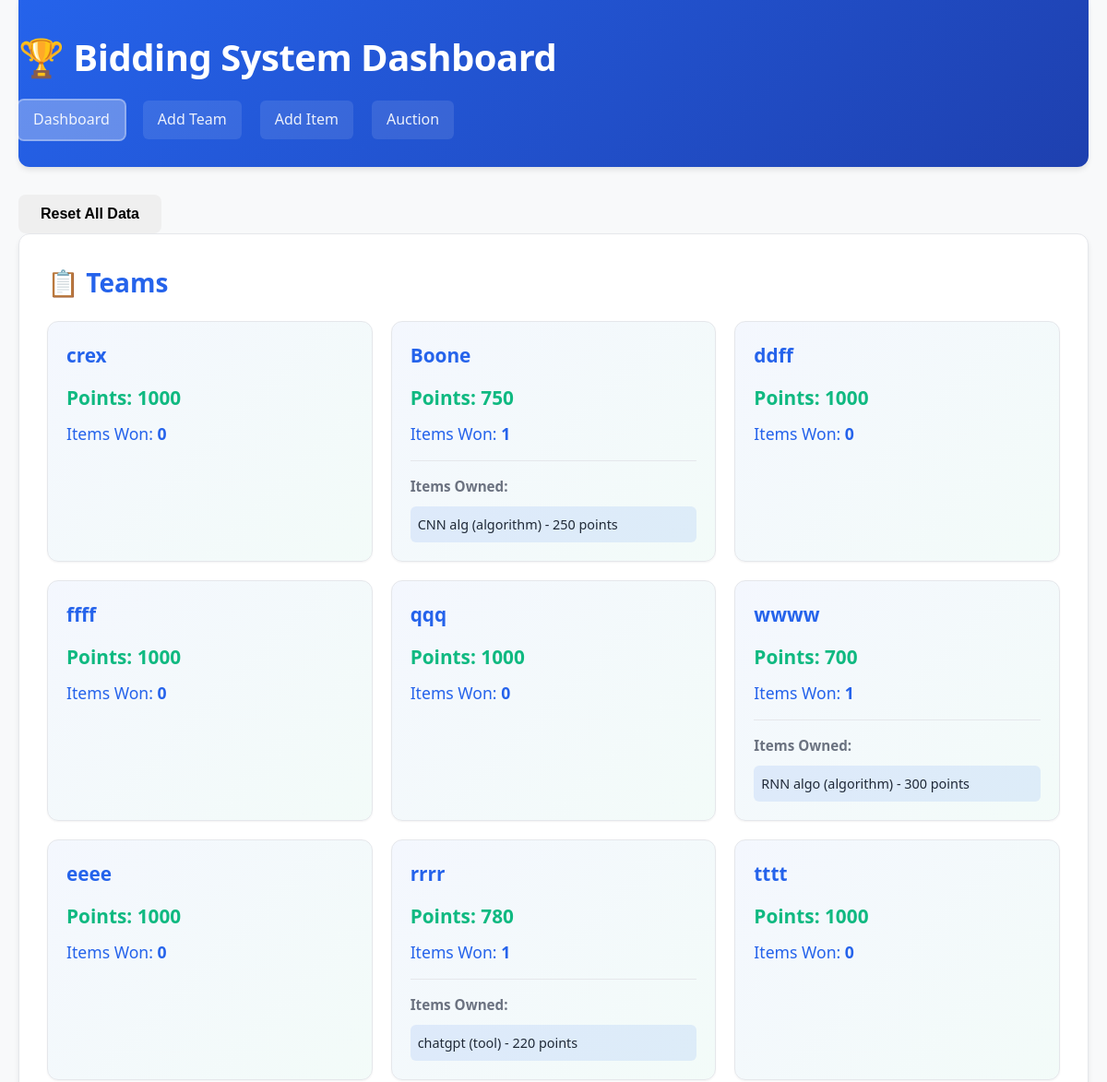
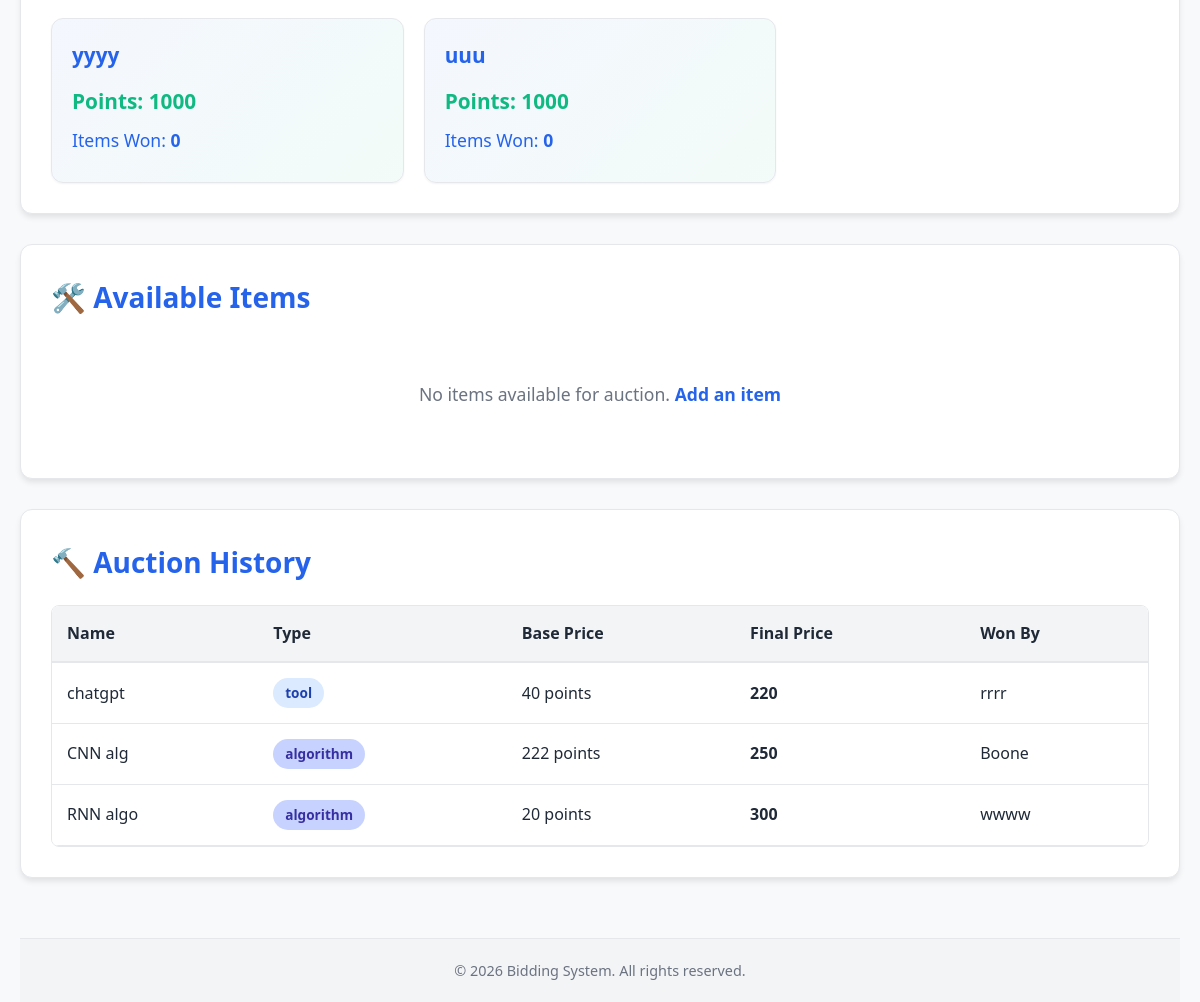
The page / on the database its author committed (2 pictures, top to bottom).
### models.py (models this page shows)
class Team(db.Model):
    id = db.Column(db.Integer, primary_key=True)
    name = db.Column(db.String(100), unique=True)
    points = db.Column(db.Integer, default=1000)
    items_won = db.relationship('Item', backref='owner', lazy=True)

class Item(db.Model):
    id = db.Column(db.Integer, primary_key=True)
    name = db.Column(db.String(100))
    item_type = db.Column(db.String(20))  # 'tool' or 'algorithm'
    base_price = db.Column(db.Integer)
    sold_to = db.Column(db.Integer, db.ForeignKey('team.id'), nullable=True)
    final_price = db.Column(db.Integer, nullable=True)
    is_auctioned = db.Column(db.Boolean, default=False)
    created_at = db.Column(db.DateTime, default=datetime.utcnow)

### app.py (the view)
@app.route('/')
def index():
    teams = Team.query.all()
    items = Item.query.all()
    auctioned_items = Item.query.filter(Item.sold_to.isnot(None)).all()
    available_items = Item.query.filter_by(is_auctioned=False, sold_to=None).all()
    return render_template('index.html',
                         teams=teams,
                         items=items,
                         auctioned_items=auctioned_items,
                         available_items=available_items)

### templates/index.html (shortened to what this page needs)
<!DOCTYPE html>
<html lang="en">
<head>
    <link rel="stylesheet" href="{{ url_for('static', filename='style.css') }}">
</head>
<body>
    <div class="container">
        <header>
            <h1>🏆 Bidding System Dashboard</h1>
            <nav>
                <a href="/" class="nav-link active">Dashboard</a>
                <a href="/add_team" class="nav-link">Add Team</a>
                <a href="/add_item" class="nav-link">Add Item</a>
                <a href="/auction" class="nav-link">Auction</a>
            </nav>
        </header>
        <main>
            <div class="action-row">
                <form method="POST" action="/reset" onsubmit="return confirm('This will delete all teams, items, bids and start fresh. Continue?');">
                    <button type="submit" class="btn btn-danger">Reset All Data</button>
                </form>
            </div>
            <section class="section">
                <h2>📋 Teams</h2>
                {% if teams %}
                    <div class="cards-grid">
                        {% for team in teams %}
                            <div class="card team-card">
                                <h3>{{ team.name }}</h3>
                                <p class="points">Points: <strong>{{ team.points }}</strong></p>
                                <p class="items-won">Items Won: <strong>{{ team.items_won|length }}</strong></p>
                                {% if team.items_won %}
                                    <div class="items-list">
                                        <h4>Items Owned:</h4>
                                        <ul>
                                            {% for item in team.items_won %}
                                                <li>{{ item.name }} ({{ item.item_type }}) - {{ item.final_price }} points</li>
                                            {% endfor %}
                                        </ul>
                                    </div>
                                {% endif %}
                            </div>
                        {% endfor %}
                    </div>
                {% else %}
                    <p class="empty-msg">No teams added yet. <a href="/add_team">Add a team</a></p>
                {% endif %}
            </section>
            <section class="section">
                <h2>🛠️ Available Items</h2>
                {% if available_items %}
                    <div class="table-responsive">
                        <table class="items-table">
                            <thead>
                                <tr>
                                    <th>Name</th>
                                    <th>Type</th>
                                    <th>Base Price</th>
                                    <th>Status</th>
                                </tr>
                            </thead>
                            <tbody>
                                {% for item in available_items %}
                                    <tr>
                                        <td>{{ item.name }}</td>
                                        <td><span class="badge badge-{{ item.item_type }}">{{ item.item_type }}</span></td>
                                        <td>{{ item.base_price }} points</td>
                                        <td><span class="badge badge-available">Available</span></td>
                                    </tr>
                                {% endfor %}
                            </tbody>
                        </table>
                    </div>
                {% else %}
                    <p class="empty-msg">No items available for auction. <a href="/add_item">Add an item</a></p>
                {% endif %}
            </section>
            <section class="section">
                <h2>🔨 Auction History</h2>
                {% if auctioned_items %}
                    <div class="table-responsive">
                        <table class="items-table">
                            <thead>
                                <tr>
                                    <th>Name</th>
                                    <th>Type</th>
                                    <th>Base Price</th>
                                    <th>Final Price</th>
                                    <th>Won By</th>
                                </tr>
                            </thead>
                            <tbody>
                                {% for item in auctioned_items %}
                                    <tr>
                                        <td>{{ item.name }}</td>
                                        <td><span class="badge badge-{{ item.item_type }}">{{ item.item_type }}</span></td>
                                        <td>{{ item.base_price }} points</td>
                                        <td><strong>{{ item.final_price or 'N/A' }}</strong></td>
                                        <td>{{ item.owner.name if item.owner else 'Unsold' }}</td>
                                    </tr>
                                {% endfor %}
                            </tbody>
                        </table>
                    </div>
                {% else %}
                    <p class="empty-msg">No auctions completed yet.</p>
                {% endif %}
            </section>
        </main>
        <footer>
            <p>&copy; 2026 Bidding System. All rights reserved.</p>
        </footer>
    </div>
</body>
</html>

### static/style.css (style rules this page uses)
* { margin: 0; padding: 0; box-sizing: border-box; }
:root { --primary-color: #2563eb; --primary-dark: #1e40af; --success-color: #10b981; --success-dark: #059669; --warning-color: #f59e0b; --warning-dark: #d97706; --danger-color: #ef4444; --danger-dark: #dc2626; --light-bg: #f3f4f6; --light-border: #e5e7eb; --dark-text: #1f2937; --gray-text: #6b7280; --white: #ffffff; --shadow-sm: 0 1px 2px 0 rgba(0, 0, 0, 0.05); --shadow-md: 0 4px 6px -1px rgba(0, 0, 0, 0.1); --shadow-lg: 0 10px 15px -3px rgba(0, 0, 0, 0.1); }
body { font-family: 'Segoe UI', Tahoma, Geneva, Verdana, sans-serif; background-color: #f8f9fa; color: var(--dark-text); line-height: 1.6; }
.container { max-width: 1200px; margin: 0 auto; padding: 0 20px; min-height: 100vh; display: flex; flex-direction: column; }
header { background: linear-gradient(135deg, var(--primary-color) 0%, var(--primary-dark) 100%); color: var(--white); padding: 30px 0; margin-bottom: 30px; box-shadow: var(--shadow-md); border-radius: 0 0 12px 12px; }
header h1 { font-size: 2.5rem; margin-bottom: 15px; font-weight: 700; letter-spacing: -0.5px; }
nav { display: flex; gap: 20px; flex-wrap: wrap; }
.nav-link { color: rgba(255, 255, 255, 0.9); text-decoration: none; padding: 8px 16px; border-radius: 6px; transition: all 0.3s ease; font-weight: 500; background-color: rgba(255, 255, 255, 0.1); }
.nav-link.active { background-color: rgba(255, 255, 255, 0.3); box-shadow: 0 0 0 2px rgba(255, 255, 255, 0.5); }
main { flex: 1; margin-bottom: 30px; }
.section { background: var(--white); padding: 30px; margin-bottom: 30px; border-radius: 12px; box-shadow: var(--shadow-md); border: 1px solid var(--light-border); }
.section h2 { font-size: 1.75rem; margin-bottom: 20px; color: var(--primary-color); font-weight: 700; display: flex; align-items: center; gap: 10px; }
.section h3 { font-size: 1.3rem; margin-bottom: 15px; color: var(--dark-text); font-weight: 600; }
.btn { padding: 12px 24px; border: none; border-radius: 8px; font-size: 1rem; font-weight: 600; cursor: pointer; transition: all 0.3s ease; text-decoration: none; display: inline-block; text-align: center; white-space: nowrap; }
.empty-msg { text-align: center; color: var(--gray-text); padding: 40px 20px; font-size: 1.1rem; }
.empty-msg a { color: var(--primary-color); font-weight: 600; text-decoration: none; }
.cards-grid { display: grid; grid-template-columns: repeat(auto-fill, minmax(300px, 1fr)); gap: 20px; }
.card { background: linear-gradient(135deg, rgba(37, 99, 235, 0.05) 0%, rgba(16, 185, 129, 0.05) 100%); border: 1px solid var(--light-border); padding: 20px; border-radius: 12px; transition: all 0.3s ease; box-shadow: var(--shadow-sm); }
.card h3 { color: var(--primary-color); margin-bottom: 12px; font-size: 1.3rem; }
.card p { margin-bottom: 8px; color: var(--dark-text); }
.team-card .points { font-size: 1.3rem; color: var(--success-color); font-weight: 700; }
.team-card .items-won { font-size: 1.1rem; color: var(--primary-color); }
.items-list { margin-top: 15px; padding-top: 15px; border-top: 1px solid var(--light-border); }
.items-list h4 { font-size: 0.95rem; margin-bottom: 10px; color: var(--gray-text); }
.items-list ul { list-style: none; display: flex; flex-direction: column; gap: 8px; }
.items-list li { padding: 8px; background-color: rgba(37, 99, 235, 0.1); border-radius: 6px; font-size: 0.9rem; color: var(--dark-text); }
.badge { display: inline-block; padding: 4px 12px; border-radius: 20px; font-size: 0.85rem; font-weight: 600; white-space: nowrap; }
.badge-tool { background-color: #dbeafe; color: #1e40af; }
.badge-algorithm { background-color: #c7d2fe; color: #3730a3; }
.table-responsive { overflow-x: auto; border-radius: 8px; border: 1px solid var(--light-border); }
.items-table, .bids-table { width: 100%; border-collapse: collapse; background-color: var(--white); }
.items-table th, .bids-table th { background-color: var(--light-bg); padding: 15px; text-align: left; font-weight: 700; color: var(--dark-text); border-bottom: 2px solid var(--light-border); }
.items-table td, .bids-table td { padding: 15px; border-bottom: 1px solid var(--light-border); }
footer { background-color: var(--light-bg); border-top: 1px solid var(--light-border); padding: 20px; text-align: center; color: var(--gray-text); font-size: 0.9rem; margin-top: auto; }
.alert, .card, .section { animation: fadeIn 0.3s ease-out; }

### rows shown on the page
Team: name "crex", points "1000", items_won|length "0"
Team: name "Boone", points "750", items_won|length "1"
Item: name "CNN alg", item_type "algorithm", final_price "250", base_price "222", owner "Boone"
Team: name "ddff", points "1000", items_won|length "0"
Team: name "ffff", points "1000", items_won|length "0"
Team: name "qqq", points "1000", items_won|length "0"
Team: name "wwww", points "700", items_won|length "1"
Item: name "RNN algo", item_type "algorithm", final_price "300", base_price "20", owner "wwww"
Team: name "eeee", points "1000", items_won|length "0"
Team: name "rrrr", points "780", items_won|length "1"
Item: name "chatgpt", item_type "tool", final_price "220", base_price "40", owner "rrrr"
Team: name "tttt", points "1000", items_won|length "0"
Team: name "yyyy", points "1000", items_won|length "0"
Team: name "uuu", points "1000", items_won|length "0"
